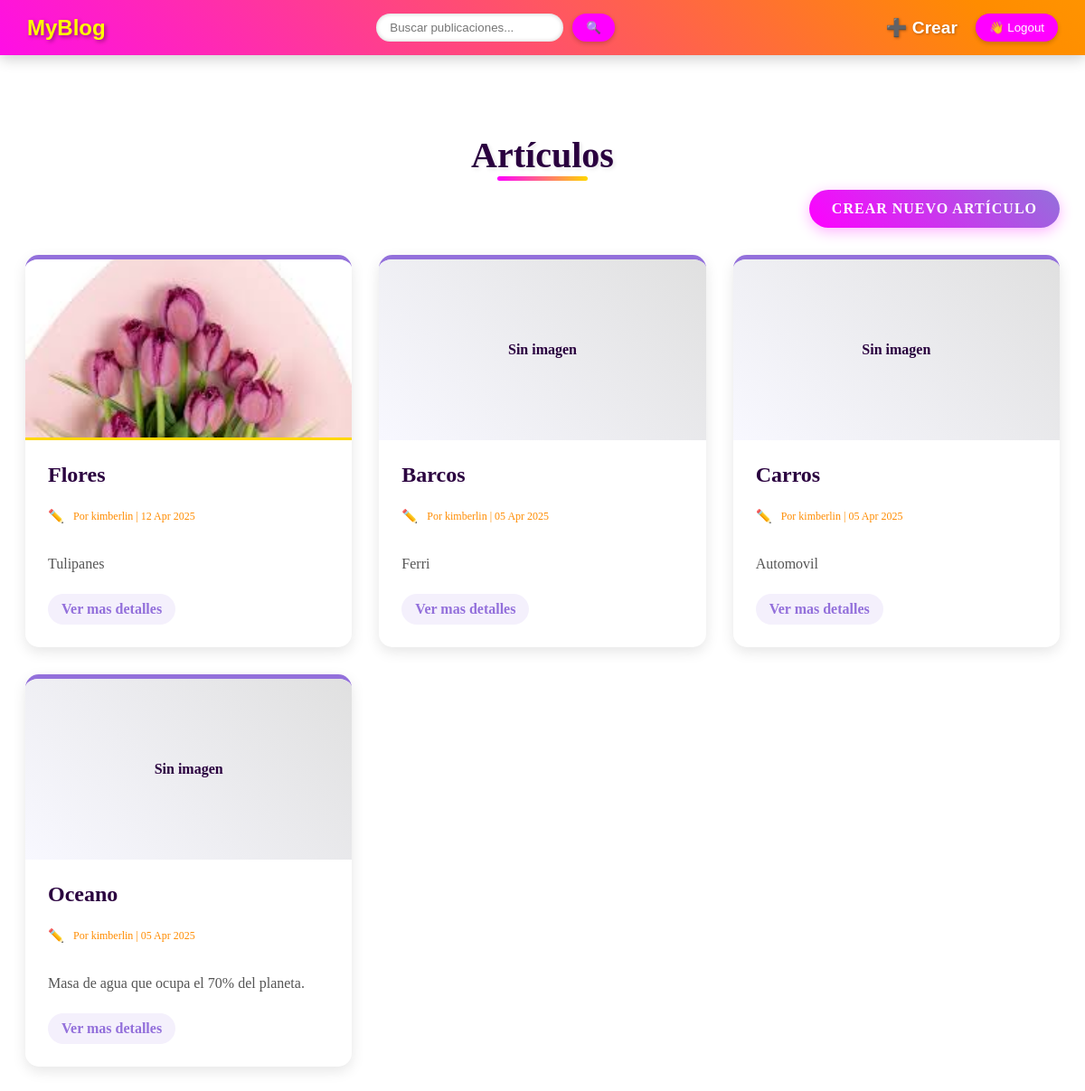
The app's page /post, older data.
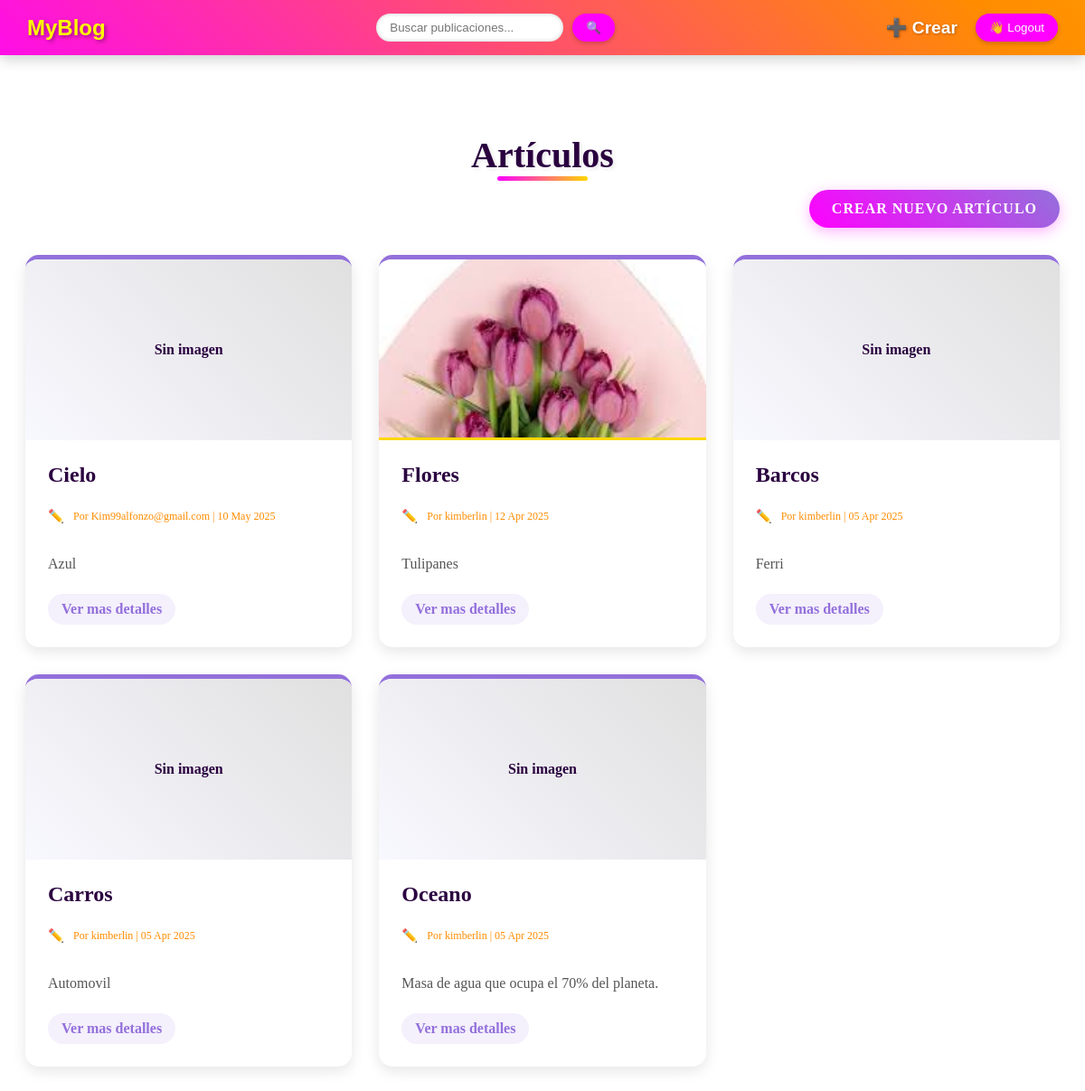
The same page, newer data.
### post/models.py (models this page shows, shortened)
class Articulo(models.Model):
    titulo = models.CharField(max_length=200, verbose_name="Título")
    descripcion = models.TextField(verbose_name="Descripción")
    imagen = models.ImageField(upload_to='static/upload_images', verbose_name="Imagen", null=True, blank=True)
    author = models.ForeignKey(get_user_model(), on_delete=models.CASCADE, verbose_name="Autor")
    fecha_creacion = models.DateTimeField(default=timezone.now, verbose_name="Fecha de creación")
    class Meta:
        verbose_name = "Artículo"
        verbose_name_plural = "Artículos"
        ordering = ['-fecha_creacion']

### post/views.py (the view)
# urls.py: path('', PostListView.as_view(), name='post_list'),  # URL para la lista de artículos
class PostListView (ListView):
    template_name = 'post_list.html'
    model = Articulo
    context_object_name = 'lista'  # Nombre del contexto para la lista de artículos

### templates/post_list.html (shortened to what this page needs)
{% extends 'includes/navbar.html' %}
{% block content %}
{% load static %}
<!DOCTYPE html>
<html lang="es">
<head>
    <link rel="stylesheet" href="{% static 'css/post_list.css' %}">
</head>
<body>
    <div class="articles-container">
        <div class="page-header">
            <h1 class="page-title">Artículos</h1>
            <div class="create-button-container text-right">
                <a href="{% url 'post_create' %}" class="create-btn">
                    Crear Nuevo Artículo
                </a>
            </div>
        </div>
        <div class="article-list">
            {% for articulo in lista %}
            <div class="article-card">
                <div class="article-image-container">
                    {% if articulo.imagen %}
                    <img src="{{ articulo.imagen.url }}" alt="{{ articulo.titulo }}" class="article-image">
                    {% else %}
                    <div class="no-image">
                        <span>Sin imagen</span>
                    </div>
                    {% endif %}
                </div>
                <div class="article-content">
                    <h2 class="article-title">{{ articulo.titulo }}</h2>
                    <p class="article-meta">
                        <small>
                            Por {{ articulo.author.username }} | {{ articulo.fecha_creacion|date:"d M Y" }}
                        </small>
                    </p>
                    <p class="article-description">{{ articulo.descripcion|truncatewords:20 }}</p>
                    <a href="{% url 'post_read' articulo.pk %}" class="read-more">Ver mas detalles</a>
                </div>
            </div>
            {% empty %}
            <div class="empty-state">
                <h3>No hay artículos disponibles</h3>
                <p>Crea el primer artículo haciendo clic en el botón superior</p>
            </div>
            {% endfor %}
        </div>
    </div>
</body>
</html>
{% endblock %}

Row changes from the older to the newer data that the page shows:
added Articulo: imagen "Sin imagen", titulo "Cielo", author.username "Kim99alfonzo@gmail.com", fecha_creacion "10 May 2025", descripcion "Azul"
